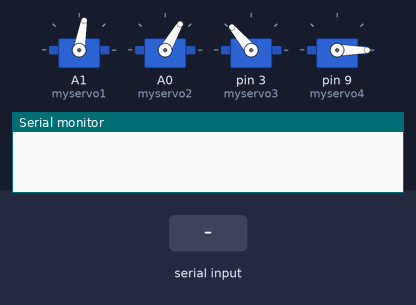
The sketch below on a simulated Arduino Uno, built with avr-gcc and run on an emulated ATmega328P. On the bench: 4 × servo, the last lines printed to the serial monitor. Inputs (shaded band) come from the test bench.

Above: at 3.7 s.
3.8 s: "C" received over Serial
At 4.4 s:
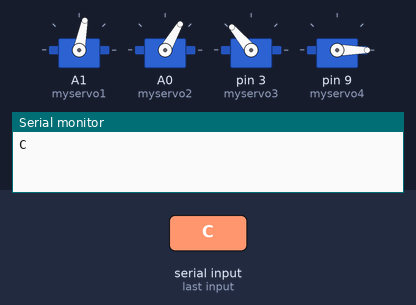
5.3 s: "A" received over Serial
At 5.6 s:
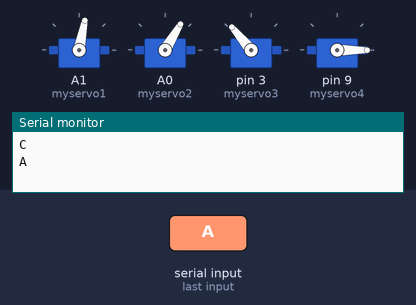
6.8 s: "B" received over Serial
At 7.9 s:
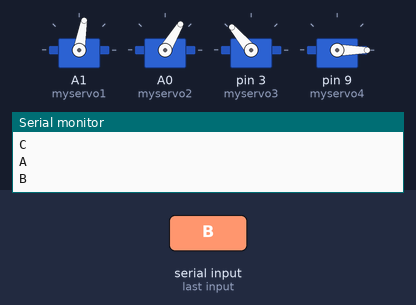
8.3 s: "3" received over Serial
At 9.1 s:
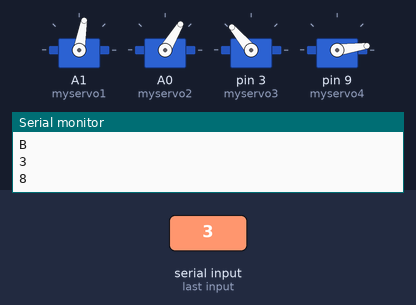
Timing chart, 0 to 10.8 s (numbered marks = the images above; inputs shaded):
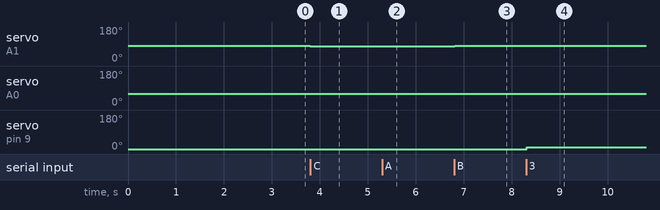

The sketch:

BRACCIO_ROBOT.ino
```cpp
#include <Servo.h>  // add the servo libraries
Servo myservo1;  // create servo object to control a servo
Servo myservo2;
Servo myservo3;
Servo myservo4;
int pos1=80, pos2=60, pos3=130, pos4=0;  // define the variable of 4 servo angle and assign the initial value( that is the boot posture angle value)
char val;

void setup()
{
   // boot posture
  myservo1.write(pos1);
  delay(1000);
  myservo2.write(pos2);
  myservo3.write(pos3);
  myservo4.write(pos4);
  delay(1500);

  Serial.begin(9600); //  set the baud rate to 9600
}

void loop()
{
  myservo1.attach(A1);  // set the control pin of servo 1 to A1
  myservo2.attach(A0);  // set the control pin of servo 2 to A0
  myservo3.attach(3);   // set the control pin of servo 3 to D6
  myservo4.attach(9);   // set the control pin of servo 4 to D9

  if(Serial.available())   // if receive the data
  {
    val=Serial.read();    // read the received data
    Serial.println(val);

    switch(val)
    {
      case 'B':  T_left();  break;   // execute the corresponding function when receive the value
      case 'C':  T_right();  break;
      case 'A':  RF();  break;
      case 'D':  RB();  break;
      case '2':  ZK();  break;
      case '3':  ZB();  break;
      case '1':  LF();  break;
      case '4':  LB();  break;
    }
  }
}
//**************************************************
// turn left
void T_left()
{
    pos1=pos1+1;
    myservo1.write(pos1);
    delay(5);
    if(pos1>180)
    {
      pos1=180;
    }
}
//turn right
void T_right()
{
    pos1=pos1-1;
    myservo1.write(pos1);
    delay(5);
    if(pos1<1)
    {
      pos1=1;
    }
}
//********************************************
//open the claw
void ZK()
{
      pos4=pos4-2;
      Serial.println(pos4);
      myservo4.write(pos4);
      delay(5);
      if(pos4<2)
      {
        pos4=0;
      }
}
// close the claw
void ZB()
{
    pos4=pos4+8;
      Serial.println(pos4);
      myservo4.write(pos4);
      delay(5);
      if(pos4>108)
      {
        pos4=108;
      }
}

//******************************************
// the upper arm will lift up
void RF()
{
    pos2=pos2-1;
    myservo2.write(pos2);
    delay(5);
    if(pos2<0)
    {
      pos2=0;
    }
}
// the upper arm will go down
void RB()
{
    pos2=pos2+1;
    myservo2.write(pos2);
    delay(5);
    if(pos2>180)
    {
      pos2=180;
    }
}

//***************************************
// the lower arm will stretch out
void LB()
{
  pos3=pos3+1;
    myservo3.write(pos3);
    delay(5);
    if(pos3>180)
    {
      pos3=180;
    }
}
// the lower arm will draw back
void LF()
{
  pos3=pos3-1;
    myservo3.write(pos3);
    delay(5);
    if(pos3<35)
    {
      pos3=35;
    }
}
```

Measured:
- after the input at 3.8 s, servo on A1 (myservo1): 80° → 79° at once
- after the input at 5.3 s, servo on A0 (myservo2): 60° → 59° at once
- after the input at 6.8 s, servo on A1 (myservo1): 79° → 80° at once
- after the input at 8.3 s, servo on pin 9 (myservo4): 0° → 8° at once
